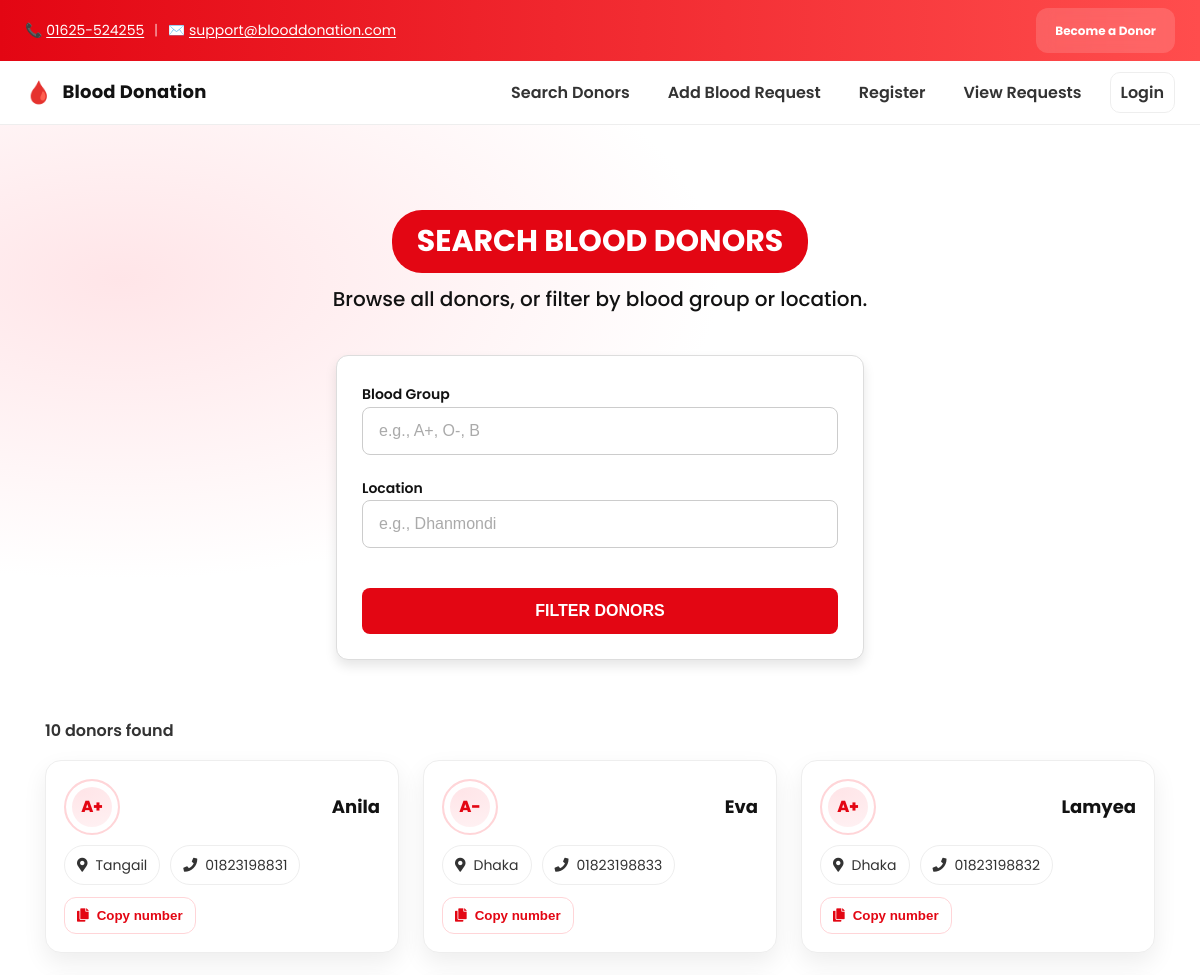
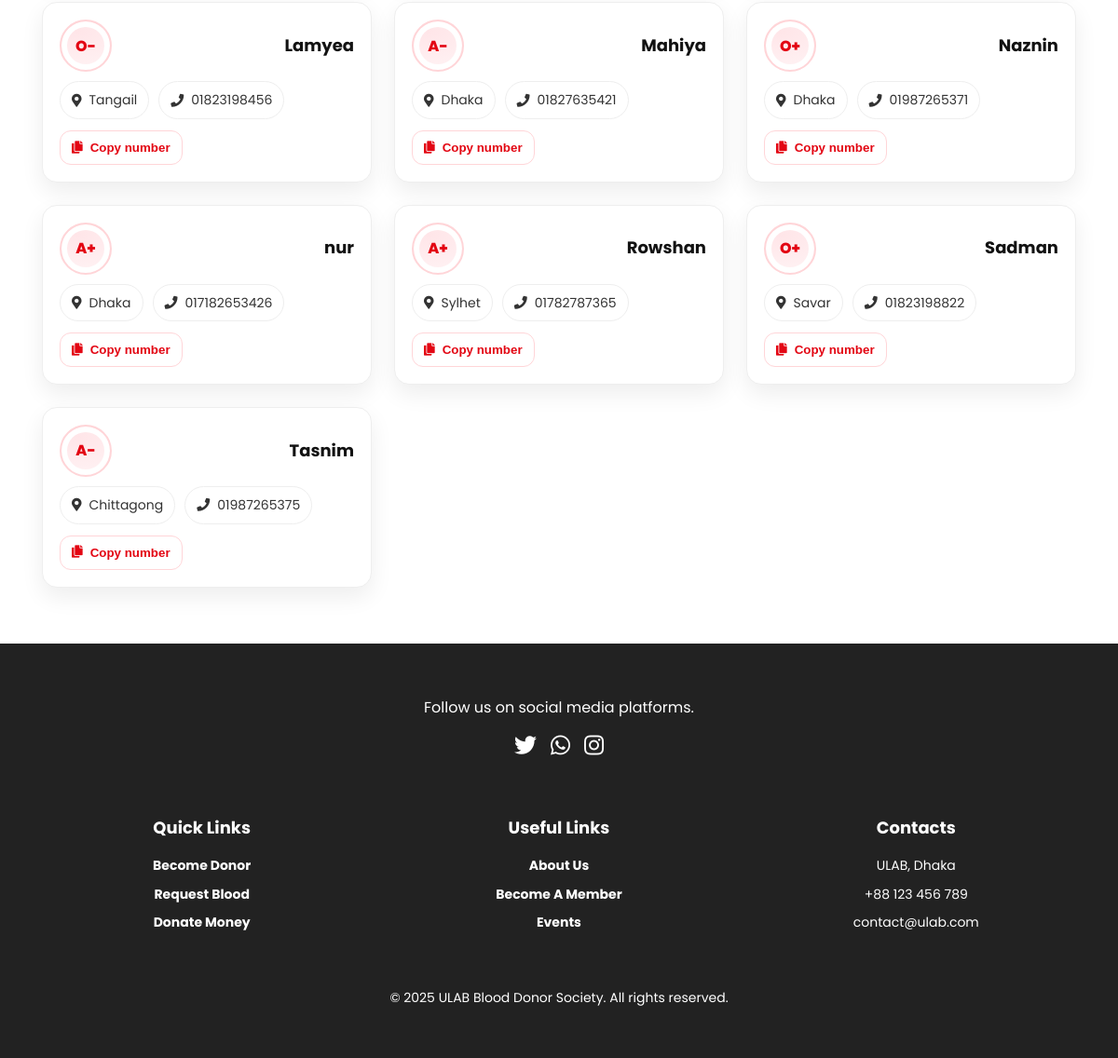
Screenshot of /search.php with the database file from the repository (2 pictures, top to bottom).
### tables this page shows
CREATE TABLE `donors` (
  `id` int(11) NOT NULL,
  `user_id` int(11) DEFAULT NULL,
  `age` int(11) DEFAULT NULL,
  `gender` varchar(10) DEFAULT NULL,
  `blood_group` varchar(5) DEFAULT NULL,
  `contact` varchar(20) DEFAULT NULL,
  `location` varchar(100) DEFAULT NULL
);

CREATE TABLE `users` (
  `id` int(11) NOT NULL,
  `name` varchar(100) DEFAULT NULL,
  `email` varchar(100) DEFAULT NULL,
  `password` varchar(255) DEFAULT NULL,
  `role` enum('donor','seeker') DEFAULT NULL,
  `created_at` timestamp NOT NULL DEFAULT current_timestamp()
);

### search.php (the view, shortened to what this page needs)
<?php
include 'db.php';
$blood_group = isset($_GET['blood_group']) ? trim($_GET['blood_group']) : '';
$location    = isset($_GET['location']) ? trim($_GET['location']) : '';
$sql = "SELECT u.name, d.blood_group, d.location, d.contact
        FROM donors d
        JOIN users u ON u.id = d.user_id
        WHERE 1=1";
$sql .= " ORDER BY u.name ASC";
$stmt = mysqli_prepare($conn, $sql);
mysqli_stmt_execute($stmt);
$result = mysqli_stmt_get_result($stmt);
$donors = [];
if ($result) {
  while ($row = mysqli_fetch_assoc($result)) {
    $donors[] = $row;
  }
}
$total = count($donors);
?>
<!DOCTYPE html>
<html lang="en">
<head>
  <link rel="stylesheet" href="style.css" />
  <link rel="stylesheet" href="https://cdnjs.cloudflare.com/ajax/libs/font-awesome/5.15.3/css/all.min.css">
</head>
<body>
  <div class="topbar">
    <div class="container topbar__inner">
      <div class="topbar__contact">
        <span>📞 <a href="tel:01625524255">01625-524255</a></span>
        <span class="divider">|</span>
        <span>✉️ <a href="mailto:support@blooddonation.com">support@blooddonation.com</a></span>
      </div>
      <div class="topbar__cta">
        <a class="btn btn-xxs btn-light" href="register.php" aria-label="Become a donor">Become a Donor</a>
      </div>
    </div>
  </div>
  <header class="site-header">
    <div class="container header__inner">
      <a href="index.php" class="brand" aria-label="Home">
        <span class="brand__mark">🩸</span>
        <span class="brand__text">Blood Donation</span>
      </a>
      <nav id="site-nav" class="nav">
        <ul>
          <li><a href="search.php">Search Donors</a></li>
          <li><a href="request_blood.php">Add Blood Request</a></li>
          <li><a href="register.php">Register</a></li>
          <li><a href="view_requests.php">View Requests</a></li>
          <?php if (isset($_SESSION['user_id'])): ?>
            <li><a href="logout.php" class="btn-link">Logout</a></li>
          <?php else: ?>
            <li><a href="login.php" class="btn-link">Login</a></li>
          <?php endif; ?>
        </ul>
      </nav>
    </div>
  </header>
  <main class="search-page page-blush">
    <div class="container">
      <div class="search-header">
        <h2>Search Blood Donors</h2>
        <p class="description">Browse all donors, or filter by blood group or location.</p>
      </div>
      <form class="search-form" method="GET" action="">
        <div>
          <label for="blood_group">Blood Group</label>
          <input type="text" id="blood_group" name="blood_group"
                 value="<?php echo htmlspecialchars($blood_group); ?>"
                 placeholder="e.g., A+, O-, B">
        </div>
        <div>
          <label for="location">Location</label>
          <input type="text" id="location" name="location"
                 value="<?php echo htmlspecialchars($location); ?>"
                 placeholder="e.g., Dhanmondi">
        </div>
        <button type="submit" class="btn btn-submit">Filter Donors</button>
      </form>
    </div>
    <div class="container results-container">
      <div class="results-meta">
        <?php if ($total > 0): ?>
          <?php echo $total; ?> donor<?php echo $total>1?'s':''; ?> found
        <?php else: ?>
          No donors match your filters.
        <?php endif; ?>
      </div>
      <?php if ($total > 0): ?>
        <div class="donor-cards">
          <?php foreach ($donors as $d): ?>
            <?php
              $n = htmlspecialchars($d['name']);
              $bg = htmlspecialchars($d['blood_group']);
              $loc = htmlspecialchars($d['location']);
              $phone = htmlspecialchars($d['contact']);
            ?>
            <article class="donor-card" aria-label="Donor card">
              <div class="donor-card__row">
                <div class="donor-badge" title="Blood group">
                  <?php echo $bg !== '' ? $bg : '—'; ?>
                </div>
                <div class="donor-name"><?php echo $n; ?></div>
              </div>
              <div class="donor-meta">
                <span class="chip" title="Location">
                  <i class="fas fa-map-marker-alt" aria-hidden="true"></i><?php echo $loc !== '' ? $loc : 'Not specified'; ?>
                </span>
                <span class="chip" title="Contact">
                  <i class="fas fa-phone" aria-hidden="true"></i><?php echo $phone !== '' ? $phone : 'Not provided'; ?>
                </span>
              </div>
              <div class="donor-actions">
                <?php if ($phone !== ''): ?>
                  <button class="btn-copy" type="button" data-phone="<?php echo $phone; ?>">
                    <i class="fas fa-copy"></i> Copy number
                  </button>
                <?php endif; ?>
              </div>
            </article>
          <?php endforeach; ?>
        </div>
      <?php else: ?>
        <div class="no-donors">No donors found.</div>
      <?php endif; ?>
    </div>
  </main>
  <footer class="site-footer">
    <div class="container footer__inner">
      <div class="footer__social">
        <p>Follow us on social media platforms.</p>
        <div class="social-icons">
          <a href="twitter-link"><i class="fab fa-twitter"></i></a>
          <a href="whatsapp-link"><i class="fab fa-whatsapp"></i></a>
          <a href="instagram-link"><i class="fab fa-instagram"></i></a>
        </div>
      </div>
      <div class="footer__links">
        <div class="footer__column">
          <h4>Quick Links</h4>
          <ul>
            <li><a href="become-donor.php">Become Donor</a></li>
            <li><a href="request-blood.php">Request Blood</a></li>
            <li><a href="donate-money.php">Donate Money</a></li>
          </ul>
        </div>
        <div class="footer__column">
          <h4>Useful Links</h4>
          <ul>
            <li><a href="about-us.php">About Us</a></li>
            <li><a href="become-member.php">Become A Member</a></li>
            <li><a href="events.php">Events</a></li>
          </ul>
        </div>
        <div class="footer__column">
          <h4>Contacts</h4>
          <ul>
            <li>ULAB, Dhaka</li>
            <li>+88 123 456 789</li>
            <li>contact@ulab.com</li>
          </ul>
        </div>
      </div>
      <p>&copy; <?php echo date('Y'); ?> ULAB Blood Donor Society. All rights reserved.</p>
    </div>
  </footer>
</body>
</html>

### search.php (style rules this page uses)
.search-page .container.results-container { max-width: 1150px; }
.donor-cards { width:100%; display:grid; grid-template-columns: repeat(3, minmax(0, 1fr)); gap:24px; margin-top:16px; }
.results-meta { margin:18px 0 8px; font-weight:600; color:var(--ink-2); }
.donor-card { background:#fff; border:1px solid var(--line); border-radius:16px; box-shadow: var(--shadow); padding:18px; transition: transform .15s ease, box-shadow .2s ease, border-color .2s ease; }
.donor-card__row { display:flex; align-items:center; justify-content:space-between; gap:12px; }
.donor-badge { display:inline-flex; align-items:center; justify-content:center; min-width:56px; height:56px; border-radius:999px; font-weight:800; border:2px solid #ffd5d8; box-shadow: inset 0 0 0 6px #fff; background: radial-gradient(240px 120px at 30% 20%, #ffe5e8 0%, #fff 70%); color: var(--brand); }
.donor-name { font-size:18px; font-weight:700; color:var(--ink); }
.donor-meta { margin-top:10px; display:flex; flex-wrap:wrap; gap:10px; }
.donor-meta .chip { display:inline-flex; align-items:center; gap:8px; background:#fff; border:1px solid var(--line); border-radius:999px; padding:8px 12px; font-size:14px; color:var(--ink-2); }
.donor-actions { margin-top:12px; display:flex; gap:10px; flex-wrap:wrap; }
.btn-copy { display:inline-flex; align-items:center; gap:8px; border:1px solid #ffd5d8; border-radius:12px; padding:10px 12px; font-weight:700; background:#fff; color:var(--brand); transition: background .2s ease, border-color .2s ease, transform .04s ease; cursor:pointer; text-decoration:none; }

### rows the page displays
donors: blood_group "A+", user.name "Anila", location "Tangail", contact "01823198831"
donors: blood_group "A-", user.name "Eva", location "Dhaka", contact "01823198833"
donors: blood_group "A+", user.name "Lamyea", location "Dhaka", contact "01823198832"
donors: blood_group "O-", user.name "Lamyea", location "Tangail", contact "01823198456"
donors: blood_group "A-", user.name "Mahiya", location "Dhaka", contact "01827635421"
donors: blood_group "O+", user.name "Naznin", location "Dhaka", contact "01987265371"
donors: blood_group "A+", user.name "nur", location "Dhaka", contact "017182653426"
donors: blood_group "A+", user.name "Rowshan", location "Sylhet", contact "01782787365"
donors: blood_group "O+", user.name "Sadman", location "Savar", contact "01823198822"
donors: blood_group "A-", user.name "Tasnim", location "Chittagong", contact "01987265375"

### other values shown
$total "10"
